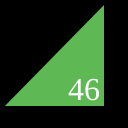
Frame 1 (no input)
Frame 60 (no input): identical to frame 1, image omitted
Frame 120 (the mouse pressed at the canvas centre since frame 60): identical to frame 1, image omitted

The p5.js sketch that drew this single still picture (run headless with seeded random() and noise() and a simulated clock; from frame 60 on, the mouse is pressed at the canvas centre):

// p5.js sketch
// ── sketch.js
function setup() {
  createCanvas(128,128);
}

function draw() {
  background(0);
  strokeWeight(4);
  fill(178, 100, 162);
  triangle(120,120,116,120,116,10); //最初の12を120に変更
  fill(94, 185, 84);
  triangle(0,108,106,108,106,0);
  fill(255);
  textSize(32);
  textFont("serif");
  text("46", 68, 100);
}
